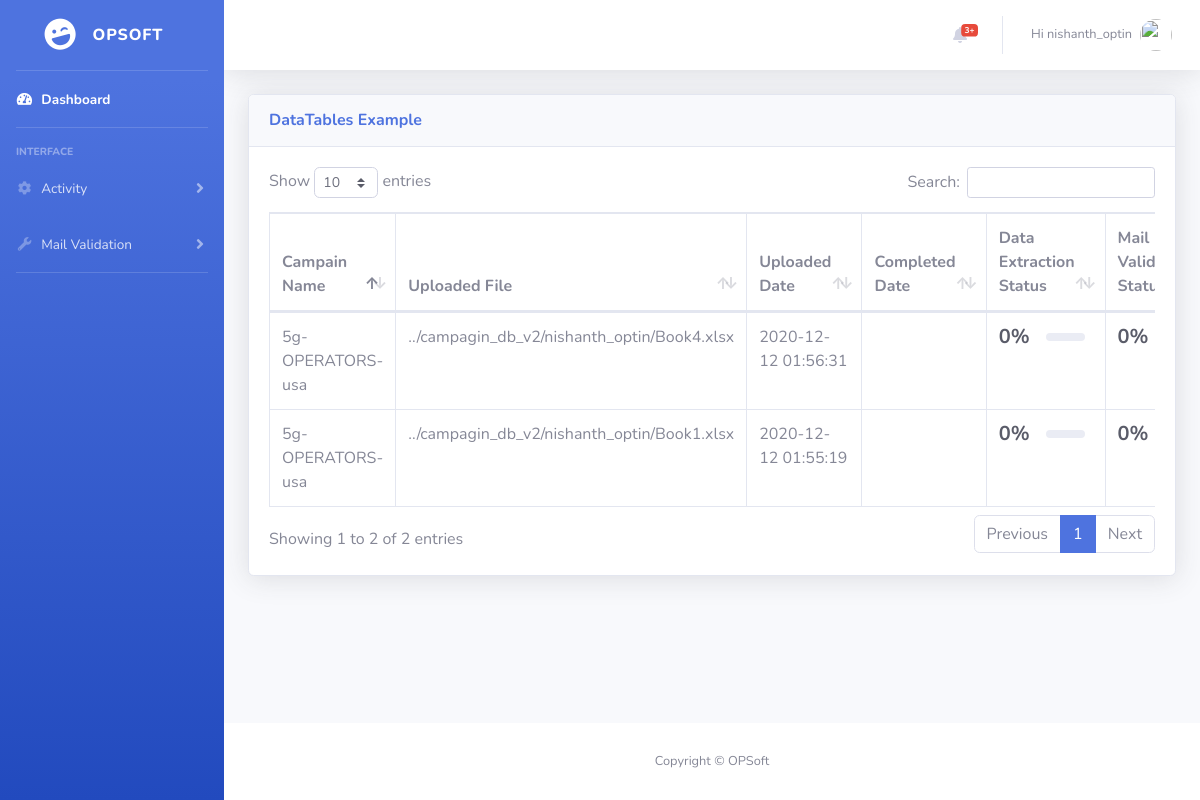
Page /view_my_files_v2.php (signed in) on the committed database.
### tables this page shows
CREATE TABLE `campaign` (
  `sl_no` int(3) NOT NULL,
  `campaign_name` varchar(50) NOT NULL,
  `username` varchar(50) NOT NULL,
  `fileloc` varchar(100) DEFAULT NULL,
  `fileuploaded_time` datetime NOT NULL DEFAULT current_timestamp(),
  `email_gathering` int(20) DEFAULT NULL,
  `mailvalidation` int(20) DEFAULT NULL,
  `output_fileloc` varchar(200) DEFAULT NULL,
  `percentage1` int(11) NOT NULL DEFAULT 0,
  `percentage2` int(11) NOT NULL DEFAULT 0,
  `tmpcsvfileloc` varchar(100) DEFAULT NULL,
  `typeofsearch` varchar(10) DEFAULT NULL,
  `filecompletedate` datetime DEFAULT NULL
);

### db_v2/common_functions.php (called while the page is built, shortened)
<?php
function select_all_camp($user){
$sql = "SELECT * FROM campaign WHERE username='$user' ORDER BY sl_no DESC" ;
	$link = mysqli_connect(DB_HOST, DB_HOST_USERNAME, DB_HOST_PASSWORD, DB_DATABASE);
	$result = mysqli_query($link, $sql);
	 $results = mysqli_fetch_all($result, MYSQLI_ASSOC);
	return $results;
}
?>

### view_my_files_v2.php (the view, shortened to what this page needs)
<!DOCTYPE html>
<html lang="en">
<head>
    <?php include_once("includes_v2/css.php")?>
</head>
<body id="page-top">
    <div id="wrapper">
        <?php include_once("includes_v2/sidebar.php")?>
        <div id="content-wrapper" class="d-flex flex-column">
            <div id="content">
                <?php include_once("includes_v2/topbar.php")?>
                <div class="container-fluid">
                    <div class="row">
                        <div class="col-lg-12 mb-4">
                            <div class="card shadow mb-4">
                        <div class="card-header py-3">
                            <h6 class="m-0 font-weight-bold text-primary">DataTables Example</h6>
                        </div>
                        <div class="card-body">
                            <div class="table-responsive">
                                <table class="table table-bordered" id="dataTable" width="100%" cellspacing="0">
                                    <thead>
                                        <tr>
                                            <th>Campain Name</th>
                                            <th>Uploaded File</th>
											 <th>Uploaded Date</th>
											 <th>Completed Date</th>
                                            <th>Data Extraction Status</th>
                                            <th>Mail Validation Status</th>
                                        </tr>
                                    </thead>
                                    <tbody>
									<?php
									if (isset($_SESSION["optin_user"])){
										$temp = $_SESSION["optin_user"];
										$user_name = str_ireplace("optin_","",$temp);
												if($temp){
													$data = select_all_camp($user_name);
												}
									}
									?>
								<?php if($data){
										foreach($data as $dat){?>
                                        <tr>
                                            <td><?php echo $dat['campaign_name']; ?></td>
                                            <td><?php echo $dat['fileloc']; ?></td>
                                            <td><?php echo $dat['fileuploaded_time']; ?></td>
                                            <td><?php echo $dat['filecompletedate']; ?></td>
                                            <td><div class="row no-gutters align-items-center">
                                                <div class="col-auto">
                                                    <div class="h5 mb-0 mr-3 font-weight-bold text-gray-800"><?php echo $dat['percentage1']?>%</div>
                                                </div>
                                                <div class="col">
                                                    <div class="progress progress-sm mr-2">
                                                    </div>
                                                </div>
                                            </div></td>
                                            <td><div class="row no-gutters align-items-center">
                                                <div class="col-auto">
                                                    <div class="h5 mb-0 mr-3 font-weight-bold text-gray-800"><?php echo $dat['percentage2']?>%</div>
                                                </div>
                                            </div></td>
                                        </tr>
								<?php }}?>
                                    </tbody>
                                </table>
                            </div>
                        </div>
                    </div>
                        </div>
                    </div>
                </div>
            </div>
             <?php include_once("includes_v2/footer.php")?>
        </div>
    </div>
</body>
</html>

### includes_v2/css.php (shortened to what this page needs)
<link href="vendor/fontawesome-free/css/all.min.css" rel="stylesheet" type="text/css">
<link href="css/sb-admin-2.min.css" rel="stylesheet">
 <link href="vendor/datatables/dataTables.bootstrap4.min.css" rel="stylesheet">

### includes_v2/sidebar.php (shortened to what this page needs)
<ul class="navbar-nav bg-gradient-primary sidebar sidebar-dark accordion" id="accordionSidebar">
            <a class="sidebar-brand d-flex align-items-center justify-content-center" href="dash_board_v2.php">
                <div class="sidebar-brand-icon rotate-n-15">
                    <i class="fas fa-laugh-wink"></i>
                </div>
                <div class="sidebar-brand-text mx-3">OPsoft</div>
            </a>
            <hr class="sidebar-divider my-0">
            <li class="nav-item active">
                <a class="nav-link" href="dash_board_v2.php">
                    <i class="fas fa-fw fa-tachometer-alt"></i>
                    <span>Dashboard</span></a>
            </li>
            <hr class="sidebar-divider">
            <div class="sidebar-heading">
                Interface
            </div>
            <li class="nav-item">
                <a class="nav-link collapsed" href="#" data-toggle="collapse" data-target="#collapseTwo"
                    aria-expanded="true" aria-controls="collapseTwo">
                    <i class="fas fa-fw fa-cog"></i>
                    <span>Activity</span>
                </a>
            </li>
            <li class="nav-item">
                <a class="nav-link collapsed" href="#" data-toggle="collapse" data-target="#collapseUtilities"
                    aria-expanded="true" aria-controls="collapseUtilities">
                    <i class="fas fa-fw fa-wrench"></i>
                    <span>Mail Validation</span>
                </a>
            </li>
            <hr class="sidebar-divider">
        </ul>

### includes_v2/topbar.php (shortened to what this page needs)
<nav class="navbar navbar-expand navbar-light bg-white topbar mb-4 static-top shadow">
                    <ul class="navbar-nav ml-auto">
                        <li class="nav-item dropdown no-arrow mx-1">
                            <a class="nav-link dropdown-toggle" href="#" id="alertsDropdown" role="button"
                                data-toggle="dropdown" aria-haspopup="true" aria-expanded="false">
                                <i class="fas fa-bell fa-fw"></i>
                                <span class="badge badge-danger badge-counter">3+</span>
                            </a>
                        </li>
                        <li class="nav-item dropdown no-arrow">
                            <a class="nav-link dropdown-toggle" href="#" id="userDropdown" role="button"
                                data-toggle="dropdown" aria-haspopup="true" aria-expanded="false">
                                <span class="mr-2 d-none d-lg-inline text-gray-600 small">Hi <?php if(isset($_SESSION["optin_user"])){echo str_ireplace('optin_','',$_SESSION['optin_user']);}?></span>
                                <img class="img-profile rounded-circle"
                                    src="img/undraw_profile.svg">
                            </a>
                        </li>
                    </ul>
                </nav>

### includes_v2/footer.php
<footer class="sticky-footer bg-white">
                <div class="container my-auto">
                    <div class="copyright text-center my-auto">
                        <span>Copyright &copy; OPSoft</span>
                    </div>
                </div>
            </footer>

### rows in the picture
campaign: campaign_name "5g-OPERATORS-usa", fileloc "../campagin_db_v2/nishanth_optin/Book4.xlsx", fileuploaded_time "2020-12-12 01:56:31", percentage1 "0", percentage2 "0"
campaign: campaign_name "5g-OPERATORS-usa", fileloc "../campagin_db_v2/nishanth_optin/Book1.xlsx", fileuploaded_time "2020-12-12 01:55:19", percentage1 "0", percentage2 "0"

### other values in the picture
str_ireplace('optin_','',$_SESSION['optin_user']) "nishanth_optin"
